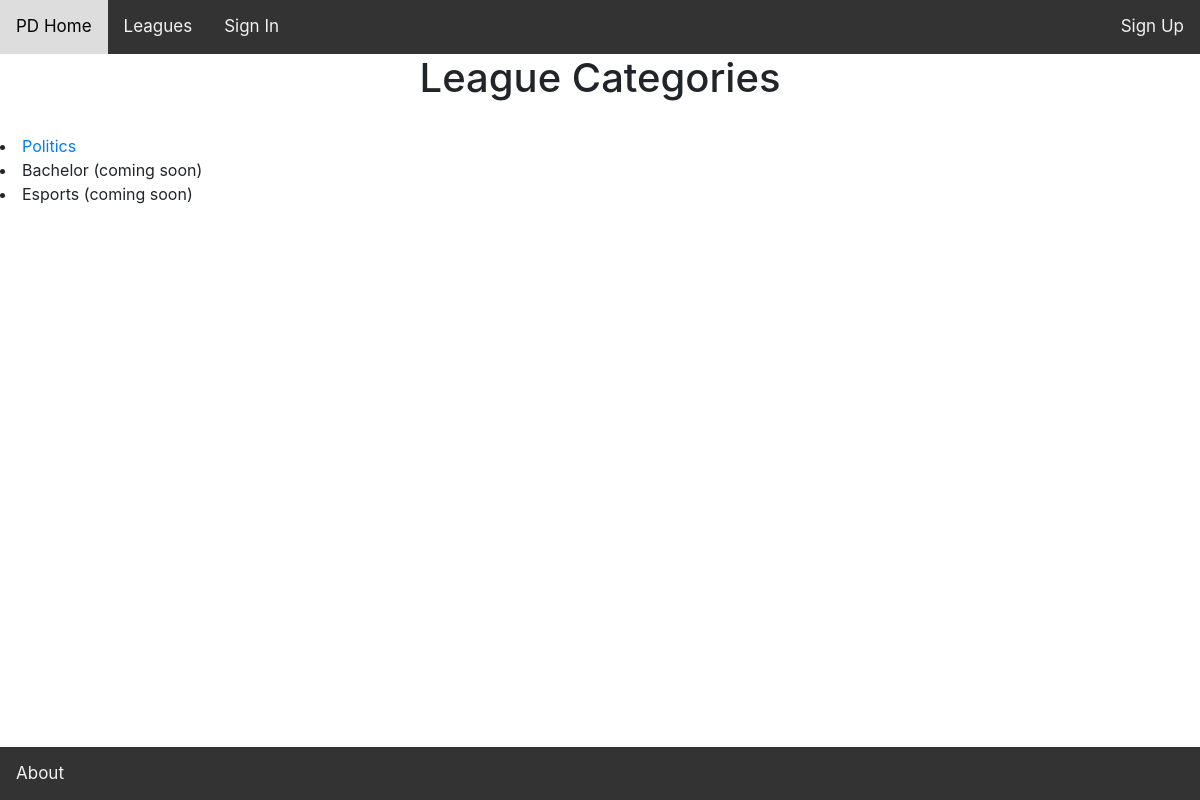
Page /league-categories on the earlier database version.
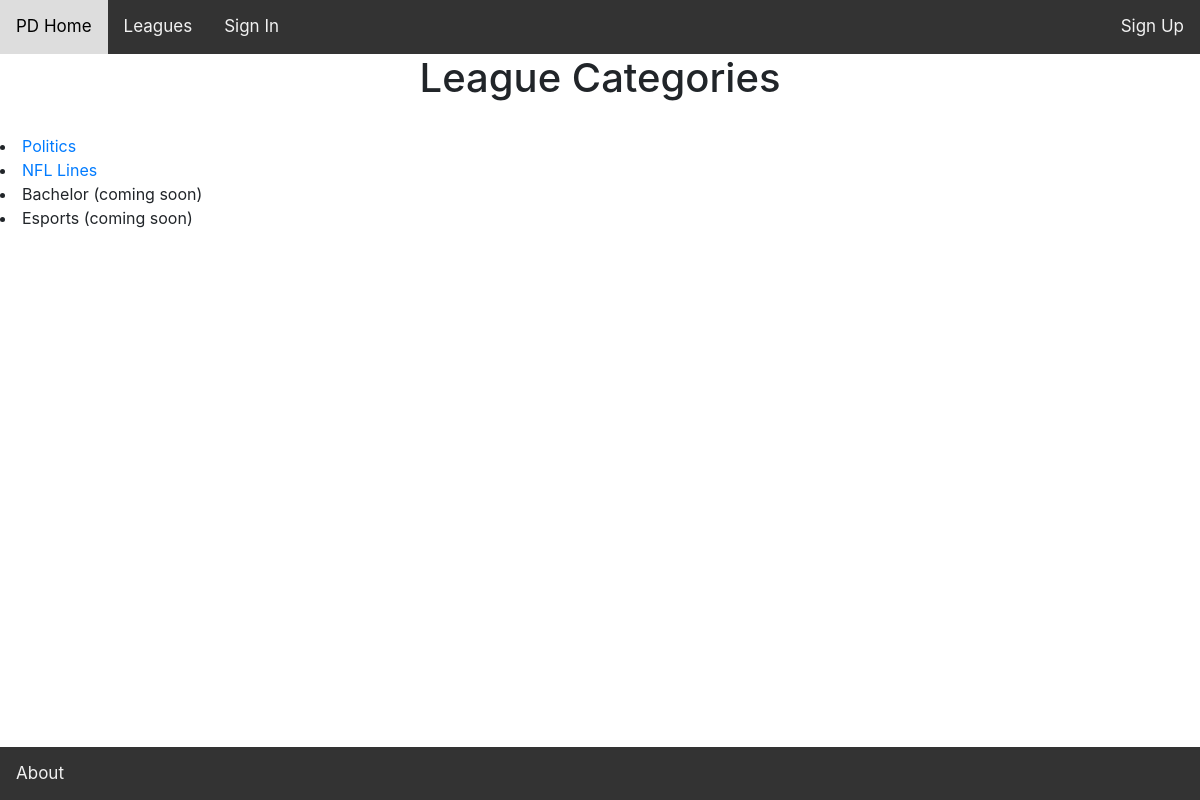
Same page on the later database version.
### fantasyworld/models.py (models this page shows, shortened)
class LeagueType(models.Model):
	name = models.CharField(max_length=100)
	description = models.CharField(max_length = 500)
	game_type = models.ManyToManyField(GameType)
	stock_types = models.CharField(max_length=1000, null=True)
	meta_leaguetype = models.ForeignKey('self', blank=True, null=True,
		on_delete = models.SET_NULL, default=None)

### fantasyworld/views/league_views.py (the view)
# urls.py: path('league-categories', views.league_categories,
def league_categories(request):
	league_types = LeagueType.objects.all()
	leagues = League.objects.all()
	return render(request, 'fantasyworld/league_categories.html',
		context = {'league_types': league_types,
					'leagues': leagues})

### fantasyworld/templates/fantasyworld/league_categories.html
{% extends 'fantasyworld/bases/base.html' %}
{% block content %}
<h1> League Categories </h1>
<body>
<br>
{% for league_type in league_types %}
<li> <a href= "{% url 'fantasyworld:leaguetype_home' league_type.id %}"> {{league_type.name}} </a> </li>
{% endfor %}
<li>Bachelor (coming soon)</li>
<li>Esports (coming soon)</li>
</body>
{% endblock %}

Differences in the rows shown:
added LeagueType: name "NFL Lines"
